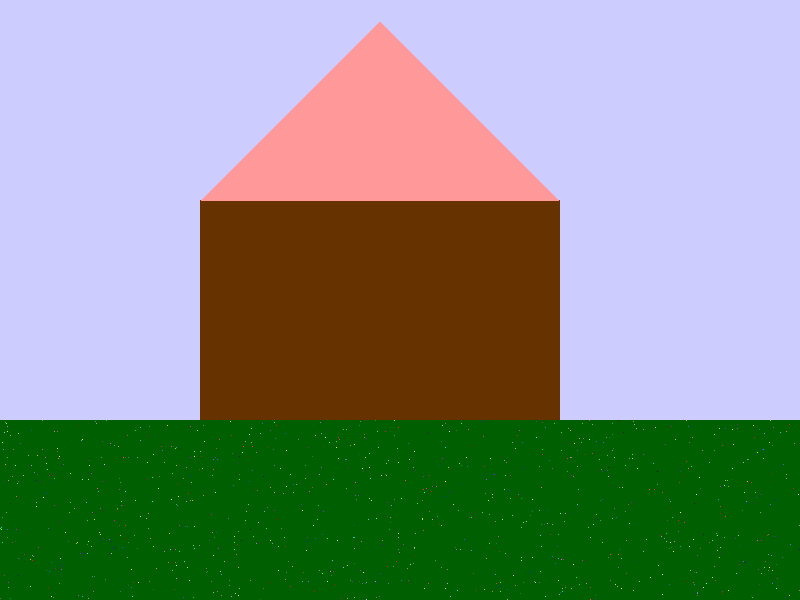
Frame 1 (no input)
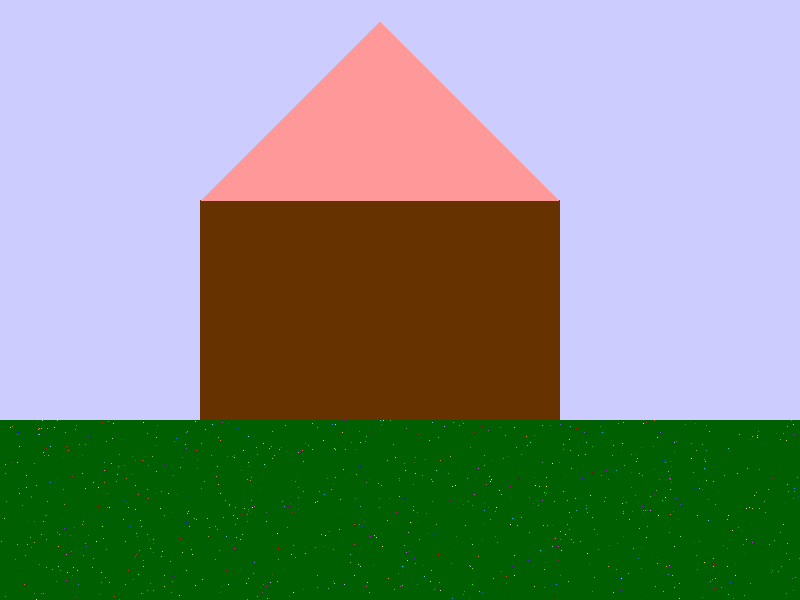
Frame 2 (the mouse pressed at the canvas centre, redrawn once)

The p5.js sketch that drew these frames (run headless with seeded random() and noise() and a simulated clock; the mouse was pressed at the canvas centre and the sketch redrawn once):

// p5.js sketch
// ── sketch.js
function setup() {
  createCanvas(800, 600);
}

function draw() {
  // Niebo
  for (let y = 0; y < height * 0.7; y++) {
    for (let x = 0; x < width; x++) {
      set(x, y, color(204, 204, 255));
    }
  }
  
  // Trawa
  for (let y = height * 0.7; y < height; y++) {
    for (let x = 0; x < width; x++) {
      set(x, y, color(0, 95, 0));
    }
  }
  
  // Kwiaty
  for (let i = 0; i < 1000; i++) {
    let flowerX = floor(random(width));
    let flowerY = floor(random(height * 0.7, height));
    let flowerColor = color(random(255), random(255), random(255));
    set(flowerX, flowerY, flowerColor);
  }
  
  // Fasada
  for (let y = height / 3; y < height * 0.7; y++) {
    for (let x = width / 4; x < width * 0.7; x++) {
      set(x, y, color(102, 51, 0));
    }
  }
  
  // Dach
  let roofTop = height / 3;
  let roofStartX = width / 4;
  let roofEndX = width * 0.7;
  for (let y = 0; y < height / 3; y++) {
    roofStartX += 1; //przesuniecie w prawo
    roofEndX -= 1; //przesuniecie w lewo
    for (let x = roofStartX; x < roofEndX; x++) {
      set(x, roofTop - y, color(255, 153, 153));
    }
  }
  

  updatePixels();
  // noprotect
  noLoop();
}
